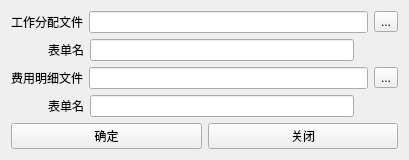
<?xml version="1.0" encoding="UTF-8"?>
<ui version="4.0">
 <class>Form</class>
 <widget class="QWidget" name="Form">
  <property name="geometry">
   <rect>
    <x>0</x>
    <y>0</y>
    <width>409</width>
    <height>155</height>
   </rect>
  </property>
  <property name="windowTitle">
   <string>Form</string>
  </property>
  <layout class="QVBoxLayout" name="verticalLayout_3">
   <item>
    <layout class="QVBoxLayout" name="verticalLayout_2">
     <item>
      <layout class="QVBoxLayout" name="verticalLayout">
       <item>
        <layout class="QHBoxLayout" name="horizontalLayout">
         <item>
          <widget class="QLabel" name="label">
           <property name="text">
            <string>工作分配文件</string>
           </property>
           <property name="alignment">
            <set>Qt::AlignRight|Qt::AlignTrailing|Qt::AlignVCenter</set>
           </property>
          </widget>
         </item>
         <item>
          <widget class="QLineEdit" name="txt_work_load"/>
         </item>
         <item>
          <widget class="QToolButton" name="tbt_work_load_file">
           <property name="text">
            <string>...</string>
           </property>
          </widget>
         </item>
        </layout>
       </item>
       <item>
        <layout class="QHBoxLayout" name="horizontalLayout_2">
         <property name="leftMargin">
          <number>37</number>
         </property>
         <property name="rightMargin">
          <number>44</number>
         </property>
         <property name="bottomMargin">
          <number>0</number>
         </property>
         <item>
          <widget class="QLabel" name="label_2">
           <property name="text">
            <string>表单名</string>
           </property>
           <property name="alignment">
            <set>Qt::AlignRight|Qt::AlignTrailing|Qt::AlignVCenter</set>
           </property>
          </widget>
         </item>
         <item>
          <widget class="QLineEdit" name="txt_work_load_sheet"/>
         </item>
        </layout>
       </item>
       <item>
        <layout class="QHBoxLayout" name="horizontalLayout_3">
         <item>
          <widget class="QLabel" name="label_3">
           <property name="text">
            <string>费用明细文件</string>
           </property>
           <property name="alignment">
            <set>Qt::AlignRight|Qt::AlignTrailing|Qt::AlignVCenter</set>
           </property>
          </widget>
         </item>
         <item>
          <widget class="QLineEdit" name="txt_detail_cost"/>
         </item>
         <item>
          <widget class="QToolButton" name="tbt_detail_cost_file">
           <property name="text">
            <string>...</string>
           </property>
          </widget>
         </item>
        </layout>
       </item>
       <item>
        <layout class="QHBoxLayout" name="horizontalLayout_4">
         <property name="leftMargin">
          <number>37</number>
         </property>
         <property name="rightMargin">
          <number>44</number>
         </property>
         <item>
          <widget class="QLabel" name="label_4">
           <property name="text">
            <string>表单名</string>
           </property>
           <property name="alignment">
            <set>Qt::AlignRight|Qt::AlignTrailing|Qt::AlignVCenter</set>
           </property>
          </widget>
         </item>
         <item>
          <widget class="QLineEdit" name="txt_detail_txt_sheet"/>
         </item>
        </layout>
       </item>
      </layout>
     </item>
     <item>
      <layout class="QHBoxLayout" name="horizontalLayout_5">
       <item>
        <widget class="QPushButton" name="btn_confirm">
         <property name="text">
          <string>确定</string>
         </property>
        </widget>
       </item>
       <item>
        <widget class="QPushButton" name="btn_close">
         <property name="text">
          <string>关闭</string>
         </property>
        </widget>
       </item>
      </layout>
     </item>
    </layout>
   </item>
  </layout>
 </widget>
 <resources/>
 <connections>
  <connection>
   <sender>btn_confirm</sender>
   <signal>clicked()</signal>
   <receiver>Form</receiver>
   <slot>confirm()</slot>
   <hints>
    <hint type="sourcelabel">
     <x>41</x>
     <y>136</y>
    </hint>
    <hint type="destinationlabel">
     <x>53</x>
     <y>155</y>
    </hint>
   </hints>
  </connection>
  <connection>
   <sender>btn_close</sender>
   <signal>clicked()</signal>
   <receiver>Form</receiver>
   <slot>close_win()</slot>
   <hints>
    <hint type="sourcelabel">
     <x>295</x>
     <y>134</y>
    </hint>
    <hint type="destinationlabel">
     <x>350</x>
     <y>154</y>
    </hint>
   </hints>
  </connection>
  <connection>
   <sender>tbt_work_load_file</sender>
   <signal>clicked()</signal>
   <receiver>Form</receiver>
   <slot>open_work_load()</slot>
   <hints>
    <hint type="sourcelabel">
     <x>374</x>
     <y>22</y>
    </hint>
    <hint type="destinationlabel">
     <x>402</x>
     <y>39</y>
    </hint>
   </hints>
  </connection>
  <connection>
   <sender>tbt_detail_cost_file</sender>
   <signal>clicked()</signal>
   <receiver>Form</receiver>
   <slot>open_detail_cost()</slot>
   <hints>
    <hint type="sourcelabel">
     <x>377</x>
     <y>72</y>
    </hint>
    <hint type="destinationlabel">
     <x>408</x>
     <y>111</y>
    </hint>
   </hints>
  </connection>
 </connections>
 <slots>
  <slot>confirm()</slot>
  <slot>close_win()</slot>
  <slot>open_work_load()</slot>
  <slot>open_detail_cost()</slot>
 </slots>
</ui>
